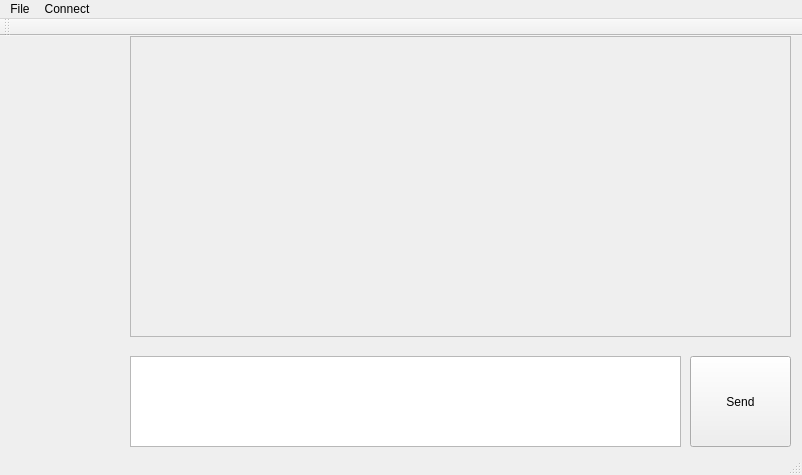
<?xml version="1.0" encoding="UTF-8"?>
<ui version="4.0">
 <class>ChatWindow</class>
 <widget class="QMainWindow" name="ChatWindow">
  <property name="geometry">
   <rect>
    <x>0</x>
    <y>0</y>
    <width>802</width>
    <height>475</height>
   </rect>
  </property>
  <property name="windowTitle">
   <string>Yolo Chat</string>
  </property>
  <widget class="QWidget" name="centralWidget">
   <widget class="QPushButton" name="sendButton">
    <property name="geometry">
     <rect>
      <x>690</x>
      <y>320</y>
      <width>101</width>
      <height>91</height>
     </rect>
    </property>
    <property name="toolTip">
     <string>&lt;html&gt;&lt;head/&gt;&lt;body&gt;&lt;p&gt;Send your message&lt;/p&gt;&lt;/body&gt;&lt;/html&gt;</string>
    </property>
    <property name="whatsThis">
     <string extracomment="This is a comment">&lt;html&gt;&lt;head/&gt;&lt;body&gt;&lt;p&gt;&lt;br/&gt;&lt;/p&gt;&lt;/body&gt;&lt;/html&gt;</string>
    </property>
    <property name="text">
     <string>Send</string>
    </property>
    <property name="checkable">
     <bool>false</bool>
    </property>
   </widget>
   <widget class="QTextEdit" name="chatText">
    <property name="geometry">
     <rect>
      <x>130</x>
      <y>320</y>
      <width>551</width>
      <height>91</height>
     </rect>
    </property>
   </widget>
   <widget class="QTextEdit" name="chatDisplay">
    <property name="enabled">
     <bool>false</bool>
    </property>
    <property name="geometry">
     <rect>
      <x>130</x>
      <y>0</y>
      <width>661</width>
      <height>301</height>
     </rect>
    </property>
    <property name="readOnly">
     <bool>true</bool>
    </property>
   </widget>
  </widget>
  <widget class="QMenuBar" name="menuBar">
   <property name="geometry">
    <rect>
     <x>0</x>
     <y>0</y>
     <width>802</width>
     <height>25</height>
    </rect>
   </property>
   <widget class="QMenu" name="menuFile">
    <property name="title">
     <string>File</string>
    </property>
    <addaction name="actionExit"/>
   </widget>
   <widget class="QMenu" name="menuConnect">
    <property name="title">
     <string>Connect</string>
    </property>
    <addaction name="actionClient"/>
    <addaction name="actionServer"/>
   </widget>
   <addaction name="menuFile"/>
   <addaction name="menuConnect"/>
  </widget>
  <widget class="QToolBar" name="mainToolBar">
   <attribute name="toolBarArea">
    <enum>TopToolBarArea</enum>
   </attribute>
   <attribute name="toolBarBreak">
    <bool>false</bool>
   </attribute>
  </widget>
  <widget class="QStatusBar" name="statusBar"/>
  <action name="actionExit">
   <property name="text">
    <string>Exit</string>
   </property>
  </action>
  <action name="actionClient">
   <property name="checkable">
    <bool>true</bool>
   </property>
   <property name="text">
    <string>Client</string>
   </property>
  </action>
  <action name="actionServer">
   <property name="checkable">
    <bool>true</bool>
   </property>
   <property name="text">
    <string>Server</string>
   </property>
  </action>
 </widget>
 <layoutdefault spacing="6" margin="11"/>
 <resources/>
 <connections/>
</ui>
